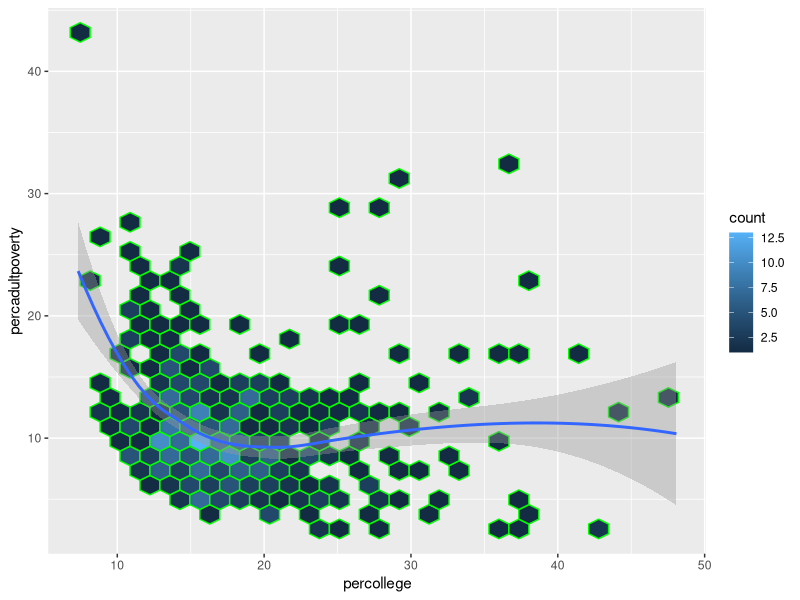
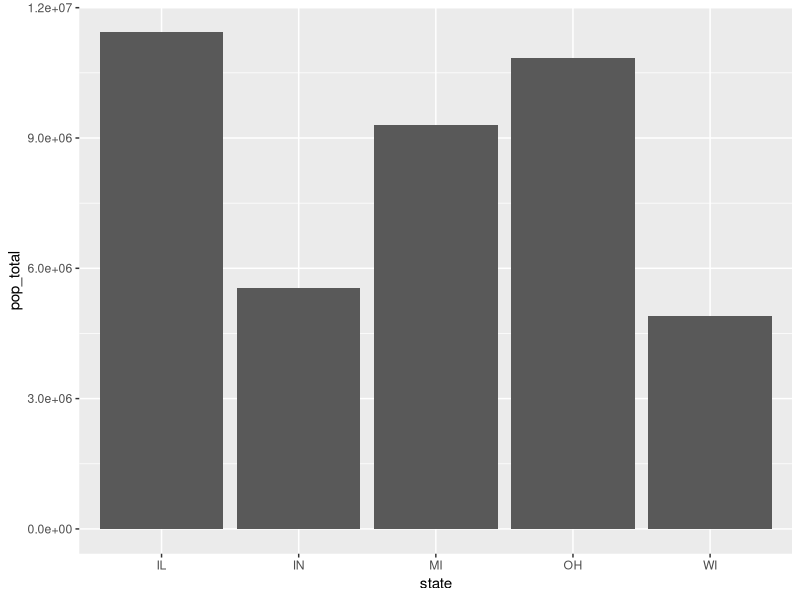
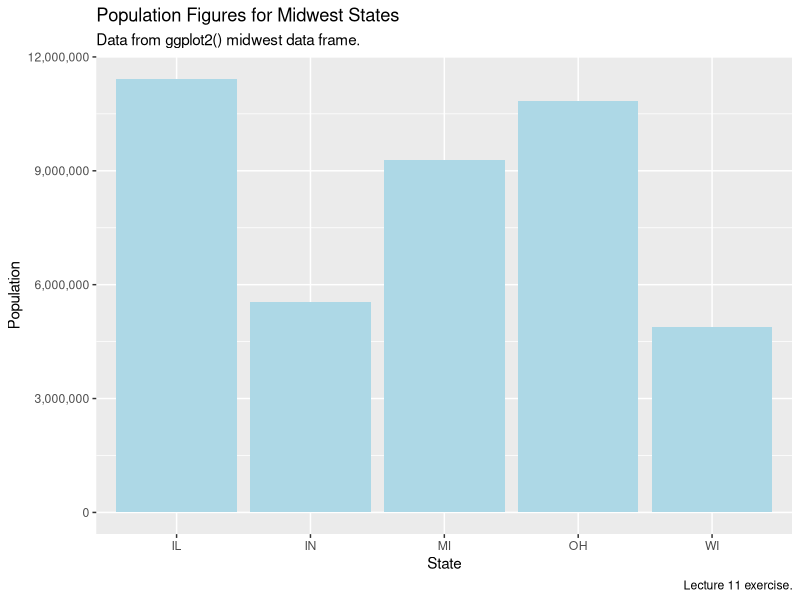

Recreate these plots in R, in order.
## ---- chunk 1
knitr::opts_chunk$set(echo = FALSE)
library(tidyverse)
## ---- chunk 2
#dot plot of percollege vs peradultpoverty showing the trend line
plot <- ggplot(data = midwest) +
  geom_hex(mapping = aes(
    x = percollege,
    y = percadultpoverty
  ), color = "green") +
    geom_smooth(mapping = aes(
      x = percollege,
      y = percadultpoverty
    ))
plot


#creating an aesthetic mapping for x and y-axis
point_mapping <- aes(x = midwest$percollege, y = midwest$percadultpoverty)
point_mapping

#using aestheric mapping to create points 
points <- geom_point(mapping = point_mapping)

# adds points to the plot
plot <- plot + points


#wrangling data
by_state <- midwest %>% 
  group_by(state) %>% 
  summarize(pop_total = sum(poptotal))
by_state

#bar chart
plot <- ggplot(data = by_state) +
  geom_col(
    mapping = aes(
    x = state,
    y = pop_total
  ))
plot

#making the chart blue
plot3 <- ggplot(data = by_state) +
  geom_col(
    mapping = aes(
    x = state,
    y = pop_total
  ),
fill = "lightblue"
) + 
  scale_y_continuous(labels = scales :: comma) +
  labs(
    x = "State",
    y = "Population",
    title = "Population Figures for Midwest States",
    subtitle = "Data from ggplot2() midwest data frame.",
    caption = "Lecture 11 exercise.",
    alt = "Population Figures for Midwest Stats"
  )
plot3

